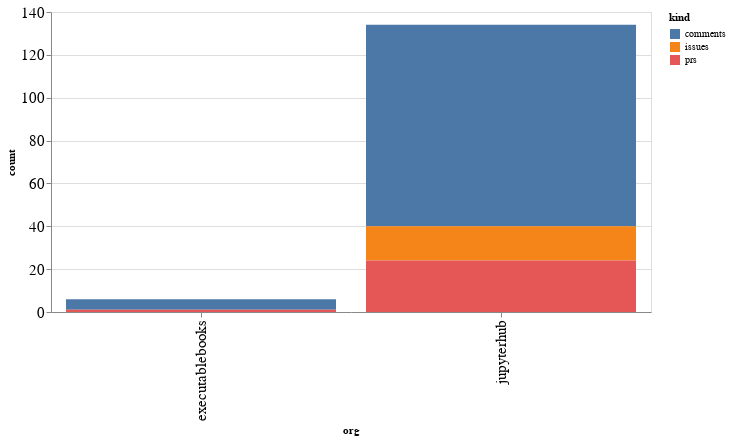

Notebook source saved alongside this figure:
### Code cell
alt.Chart(org_summaries, width=600).mark_bar().encode(
    x='org',
    y='count',
    color='kind',
    tooltip="org"
)

### Figure 1 — Vega-Lite specification as saved in the notebook (floating-point values rounded to 4 significant figures)
{"config": {"axisLeft": {"labelFontSize": 15}, "axisBottom": {"labelFontSize": 15}}, "data": {"name": "data-29171a5fca8b9ad606dc96700119917e"}, "mark": "bar", "encoding": {"color": {"type": "nominal", "field": "kind"}, "tooltip": {"type": "nominal", "field": "org"}, "x": {"type": "nominal", "field": "org"}, "y": {"type": "quantitative", "field": "count"}}, "width": 600, "$schema": "https://vega.github.io/schema/vega-lite/v4.8.1.json", "datasets": {"data-29171a5fca8b9ad606dc96700119917e": [{"org": "executablebooks", "kind": "comments", "count": 5}, {"org": "executablebooks", "kind": "prs", "count": 1}, {"org": "jupyterhub", "kind": "comments", "count": 94}, {"org": "jupyterhub", "kind": "issues", "count": 16}, {"org": "jupyterhub", "kind": "prs", "count": 24}]}}
